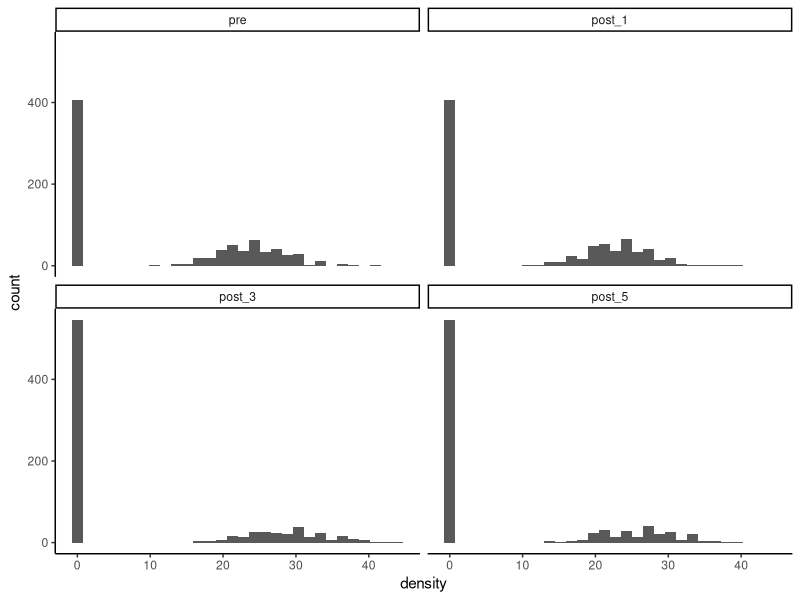
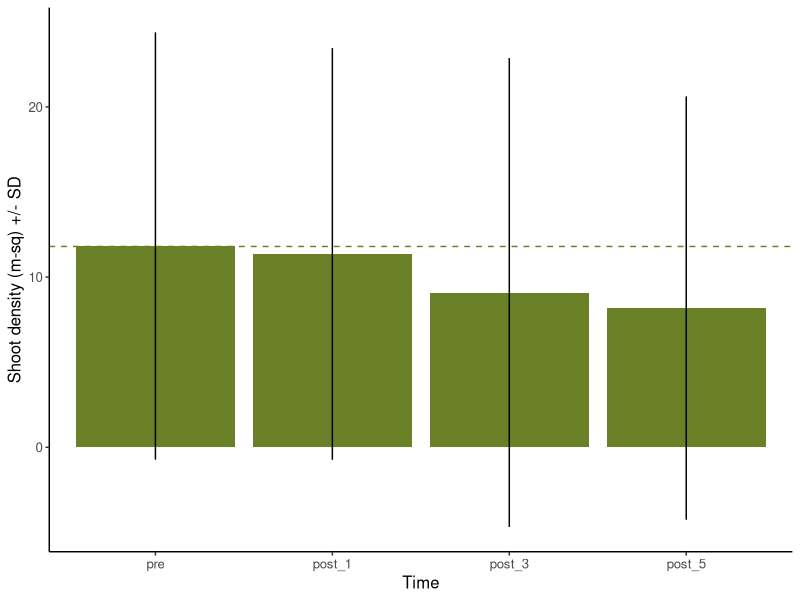
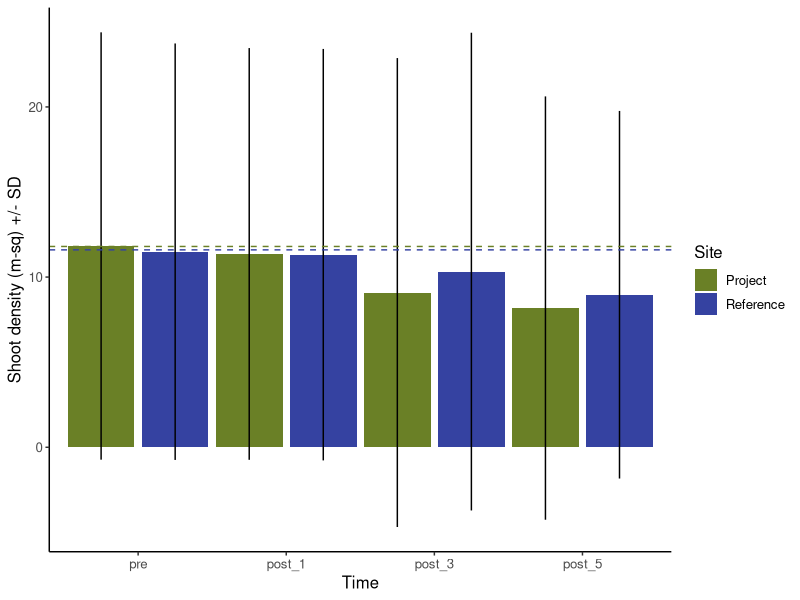

Recreate these plots in R, in order. (Note: this script raises an error after producing the figures.)
## ---- chunk 1
library(tidyverse)
theme_set(theme_classic())
set.seed(9)

pal <- c("#6A8026", "#3542A1")
## ---- chunk 2
manu.dat <- data.frame(
  quad = seq(1:50),
  eg = c(rpois(n = 18, lambda = 30), rep(0, 32))
)
## ---- chunk 3
dat <- read.csv("example_data_static_July02_2024.csv", header = TRUE, stringsAsFactors = FALSE)

dat$time <- factor(dat$time, levels = c("pre", "post_1", "post_3", "post_5"))
dat$site <- factor(dat$site, levels = c("proj", "ref"))

dat.sum <- dat %>% 
  group_by(site, time) %>% 
  summarize(mean = mean(density),
            sd = sd(density))
## ---- chunk 4
dat.pre <- data.frame(
  quad = seq(1:796),
  density = c(rpois(n = 389, lambda = 24), rep(0, 407)),
  time = "pre",
  site = "proj"
)

dat.post1 <- data.frame(
  quad = seq(1:796),
  density = c(rpois(n = 389, lambda = 23), rep(0, 407)),
  time = "post_1",
  site = "proj"
)

dat.post3 <- data.frame(
  quad = seq(1:796),
  density = c(rpois(n = 250, lambda = 28), rep(0, 546)),
  time = "post_3",
  site = "proj"
)

dat.post5 <- data.frame(
  quad = seq(1:796),
  density = c(rpois(n = 250, lambda = 26), rep(0, 546)),
  time = "post_5",
  site = "proj"
)

dat.pre.ref <- data.frame(
  quad = seq(1:796),
  density = c(rpois(n = 389, lambda = 24), rep(0, 407)),
  time = "pre",
  site = "ref"
)

dat.post1.ref <- data.frame(
  quad = seq(1:796),
  density = c(rpois(n = 389, lambda = 23), rep(0, 407)),
  time = "post_1",
  site = "ref"
)

dat.post3.ref <- data.frame(
  quad = seq(1:796),
  density = c(rpois(n = 290, lambda = 28), rep(0, 506)),
  time = "post_3",
  site = "ref"
)

dat.post5.ref <- data.frame(
  quad = seq(1:796),
  density = c(rpois(n = 340, lambda = 21), rep(0, 456)),
  time = "post_5",
  site = "ref"
)

dat <- rbind.data.frame(dat.pre, dat.post1, dat.post3, dat.post5, dat.pre.ref, dat.post1.ref, dat.post3.ref, dat.post5.ref)

dat$density <- ifelse(dat$density < 0, 0, dat$density)

dat$time <- factor(dat$time, levels = c("pre", "post_1", "post_3", "post_5"))

dat.sum <- dat %>% 
  group_by(site, time) %>% 
  summarize(mean = mean(density),
            sd = sd(density))
## ---- chunk 5
# Known parameters
mean_pre <- round(mean(manu.dat$eg), 0)
alpha <- 0.1      # Significance level
beta <- 0.9       # Desired power
sd_pre <- round(sd(manu.dat$eg), 0)
delta <- (0.2 * mean_pre)  # Minimum detectable effect size (20% change)

# Calculate critical values
z_alpha_over_2 <- qnorm(1 - alpha/2)
z_beta <- abs(qnorm(1 - beta))

# Calculate sample size per group
sample_size <- ((z_alpha_over_2 + z_beta)^2 * 2 * sd_pre^2) / delta^2
N_star <- round(sample_size, 0)
## ---- chunk 6
tran.dat <- data.frame(
  transect = as.character(1:7),
  length = c(90, rep(100, 6))
)

tran.dat$prop_tot_len <- tran.dat$length / sum(tran.dat$length)

tran.dat$tran_N <- round(tran.dat$prop_tot_len * N_star, 0)
## ---- chunk 7
mean_pre <- dat.sum[[1, 3]]
sd_pre <- dat.sum[[1, 4]]

surv_area <- ((90 * 10) + (6 * 100 * 10)) / 10.764
eg_area <- ( (46 * 10) +
             (38 * 10) +
             (34 * 10) +
             (37 * 10) +
             (60 * 10) +
             (64 * 10) +
             (59 * 10)) / 10.764

tot_pre_shoots <- eg_area * mean_pre
round(tot_pre_shoots, 0)
## ---- chunk 8
png(filename = "../Figures/worked_example_proj.png", width = 5, height = 3.5, units = "in", res = 400)
ggplot(dat.sum %>% 
         filter(site == "proj")) +
  geom_col(aes(x = time, y = mean, fill = site)) +
  geom_errorbar(aes(x = time, ymin = mean - sd, ymax = mean + sd, group = site), width = 0) +
  scale_fill_manual(values = pal, name = "Site", breaks = c("proj", "ref"), labels = c("Project", "Reference")) +
  geom_hline(aes(yintercept = 11.8), color = pal[1], linetype = "dashed") +
  xlab("Time") +
  ylab("Shoot density (m-sq) +/- SD") +
  theme(text = element_text(size = 12)) +
  theme(legend.position = "none")
dev.off()

ggplot(dat %>% 
         filter(site == "proj")) +
  geom_histogram(aes(x = density)) +
  facet_wrap(~ time)
## ---- chunk 9
## Year 1 ##
dat.1 <- dat %>% 
  filter(site == "proj") %>% 
  filter(time %in% c("pre", "post_1"))

mod.1 <- glm(density ~ time, data = dat.1, family = quasipoisson(link = "log"))
summary(mod.1)

## Year 3 ##
dat.2 <- dat %>% 
  filter(site == "proj") %>% 
  filter(time %in% c("pre", "post_3"))

mod.2 <- glm(density ~ time, data = dat.2, family = quasipoisson(link = "log"))
summary(mod.2)

## Year 5 ##
### Compare to pre ##
dat.3 <- dat %>% 
  filter(site == "proj") %>% 
  filter(time %in% c("pre", "post_5"))

mod.3 <- glm(density ~ time, data = dat.3, family = quasipoisson(link = "log"))
summary(mod.3)

### Compare to year 3 ##
dat.4 <- dat %>% 
  filter(site == "proj") %>% 
  filter(time %in% c("post_3", "post_5"))

mod.4 <- glm(density ~ time, data = dat.4, family = quasipoisson(link = "log"))
summary(mod.4)
## ---- chunk 10
## Year 3 ##
mean_3yr <- as.numeric(exp(mod.2$coefficients[1] + mod.2$coefficients[2]))

eg_shoots_3yr <- eg_area * mean_3yr

mit_shoots_3yr <- tot_pre_shoots - eg_shoots_3yr
round(mit_shoots_3yr)
## ---- chunk 11
png(filename = "../Figures/worked_example_proj_ref.png", width = 5.5, height = 3.5, units = "in", res = 400)
ggplot(dat.sum) +
  geom_col(aes(x = time, y = mean, group = site, fill = site), position = position_dodge(1)) +
  geom_errorbar(aes(x = time, ymin = mean - sd, ymax = mean + sd, group = site), position = position_dodge(1), width = 0) +
  scale_fill_manual(values = pal, name = "Site", breaks = c("proj", "ref"), labels = c("Project", "Reference")) +
  geom_hline(aes(yintercept = 11.8), color = pal[1], linetype = "dashed") +
  geom_hline(aes(yintercept = 11.6), color = pal[2], linetype = "dashed") +
  xlab("Time") +
  ylab("Shoot density (m-sq) +/- SD") +
  theme(text = element_text(size = 12))
dev.off()
## ---- chunk 12
## Project to reference ##
dat.5 <- dat %>% 
  filter(site %in% c("proj", "ref")) %>% 
  filter(time %in% c("pre"))

mod.5 <- glm(density ~ site, data = dat.5, family = quasipoisson(link = "log"))
summary(mod.5)

## Year 1 ##
dat.6 <- dat %>% 
  filter(time %in% c("pre", "post_1"))

mod.6 <- glm(density ~ time/site, data = dat.6, family = quasipoisson(link = "log"))
summary(mod.6)

## Year 3 ##
dat.7 <- dat %>% 
  filter(time %in% c("pre", "post_3"))

mod.7 <- glm(density ~ time/site, data = dat.7, family = quasipoisson(link = "log"))
summary(mod.7)

## Year 5 ##
dat.8 <- dat %>% 
  filter(time %in% c("pre", "post_5"))

mod.8 <- glm(density ~ time/site, data = dat.8, family = quasipoisson(link = "log"))
summary(mod.8)

### Compare to year 3 ##
dat.9 <- dat %>% 
  filter(time %in% c("post_3", "post_5"))

mod.9 <- glm(density ~ time/site, data = dat.9, family = quasipoisson(link = "log"))
summary(mod.9)
## ---- chunk 13
## Year 3 ##
mean_3yr_ref <- as.numeric(exp(mod.7$coefficients[[1]] - mod.7$coefficients[[4]]))

tot_shoots_3yr_ref <- eg_area * mean_3yr_ref

mit_shoots_3yr_ref <- tot_pre_shoots - tot_shoots_3yr_ref
round(mit_shoots_3yr_ref)
## ---- chunk 14
dat.adj.1 <- dat %>% 
  filter(time %in% c("pre", "post_1")) 

dat.adj.1[797:1107, 2] <- dat.adj.1[797:1107, 2] * 0.75
dat.adj.1[2389:2698, 2] <- dat.adj.1[2389:2698, 2] * 0.75

dat.adj.1.sum <- dat.adj.1 %>% 
  group_by(site, time) %>% 
  summarise(mean = mean(density),
            sd = sd(density))
## ---- chunk 15
mod.10 <- glm(density ~ time/site, data = dat.adj.1, family = quasipoisson(link = "log"))
summary(mod.10)
## ---- chunk 16
ref_adj_shoots <- exp(mod.10$coefficients[[1]] + (mod.10$coefficients[[2]] + 0.200))

shoots_ref_adj <-  -(mean_pre - ref_adj_shoots * 314)

mit_shoots_ref_adj <- tot_pre_shoots - shoots_ref_adj
round(mit_shoots_ref_adj)

## with no ref ##
tot_pre_shoots - (tot_area * dat.adj.1.sum[[2, 3]])
